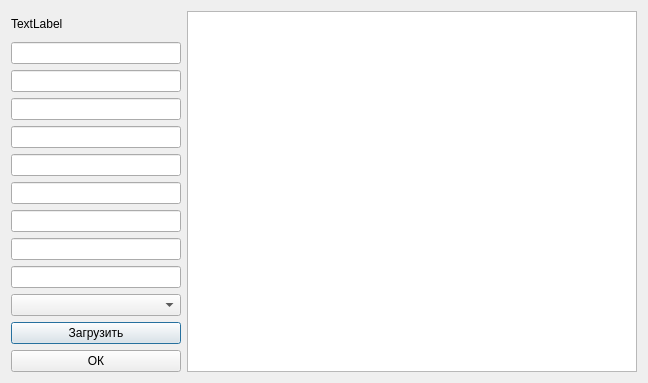
<?xml version="1.0" encoding="UTF-8"?>
<ui version="4.0">
 <class>DialogChange</class>
 <widget class="QDialog" name="DialogChange">
  <property name="geometry">
   <rect>
    <x>0</x>
    <y>0</y>
    <width>648</width>
    <height>383</height>
   </rect>
  </property>
  <property name="windowTitle">
   <string>Dialog</string>
  </property>
  <layout class="QHBoxLayout" name="horizontalLayout">
   <item>
    <layout class="QVBoxLayout" name="verticalLayout">
     <item>
      <widget class="QLabel" name="label_logo">
       <property name="text">
        <string>TextLabel</string>
       </property>
      </widget>
     </item>
     <item>
      <widget class="QLineEdit" name="le_full"/>
     </item>
     <item>
      <widget class="QLineEdit" name="le_login"/>
     </item>
     <item>
      <widget class="QLineEdit" name="le_pwd"/>
     </item>
     <item>
      <widget class="QLineEdit" name="le_socia_sec_number"/>
     </item>
     <item>
      <widget class="QLineEdit" name="le_ein"/>
     </item>
     <item>
      <widget class="QLineEdit" name="len_social_type"/>
     </item>
     <item>
      <widget class="QLineEdit" name="le_passport_s"/>
     </item>
     <item>
      <widget class="QLineEdit" name="le_passport_n"/>
     </item>
     <item>
      <widget class="QLineEdit" name="le_bday"/>
     </item>
     <item>
      <widget class="QComboBox" name="cbox_insurance"/>
     </item>
     <item>
      <widget class="QPushButton" name="btn_load">
       <property name="text">
        <string>Загрузить</string>
       </property>
      </widget>
     </item>
     <item>
      <widget class="QPushButton" name="btn_req_change">
       <property name="text">
        <string>ОК</string>
       </property>
      </widget>
     </item>
    </layout>
   </item>
   <item>
    <layout class="QVBoxLayout" name="verticalLayout_2">
     <item>
      <widget class="QTableWidget" name="lstView_patients">
       <property name="minimumSize">
        <size>
         <width>450</width>
         <height>0</height>
        </size>
       </property>
      </widget>
     </item>
    </layout>
   </item>
  </layout>
 </widget>
 <resources/>
 <connections/>
</ui>
